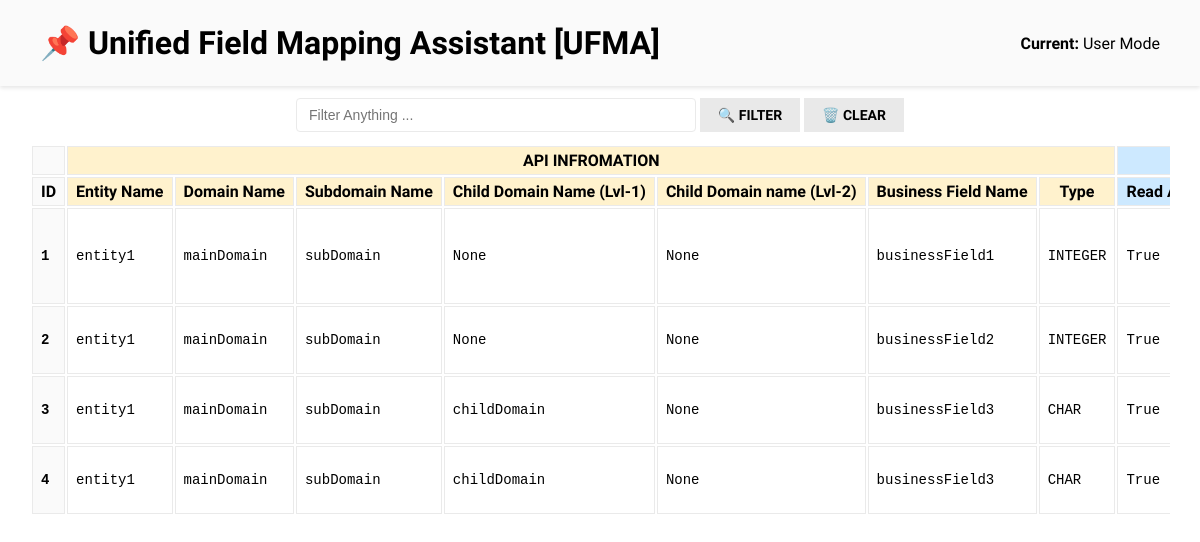
/gui/home, run on the app's committed database.
### tables this page shows
CREATE TABLE apiInformation (
	id INTEGER NOT NULL UNIQUE,
	guiId INTEGER,
	entityName TEXT,
	domainName TEXT,
	subdomainName TEXT,
	childDomainLvl1 TEXT,
	childDomainLvl2 TEXT,
	businessFieldName TEXT,
	datatypeId INTEGER,
	recordStatus INTEGER DEFAULT (1),
	changeDate DATETIME,
	CONSTRAINT apiInformation_pk PRIMARY KEY (id),
	CONSTRAINT apiInformation_dataType_FK FOREIGN KEY (datatypeId) REFERENCES dataType(dataTypId),
	CONSTRAINT apiInformation_guiInformation_FK FOREIGN KEY (guiId) REFERENCES guiInformation(id)
);

CREATE TABLE dataType (
	dataTypId INTEGER PRIMARY KEY AUTOINCREMENT,
	dataTypDesc TEXT
);

### app/gui/views.py (the view)
@bp_gui.route('/', methods=['GET'])
@bp_gui.route('/home', methods=['GET'])
def index():
    return_data_extract = api_func.return_all_mapping_information(return_json_response=False)
    cust_log.log_message(level='info', message='Calling endpoint /gui', call_type='GUI')
    return render_template('index.html', display_data_extract=return_data_extract)

### utilities/DB/data_query.py (called while the page is built)
def fetch_all_rows(database: str, sql_script: str, return_list=True) -> list:
    sql_data: list
    sqlite_connection = sql.connect(database=database)
    if return_list:
        sqlite_connection.row_factory = lambda cursor, row: row[0]
    try:
        sqlite_cursor = sqlite_connection.cursor()
        sqlite_cursor.execute(sql_script)
        sql_data = sqlite_cursor.fetchall()
        return sql_data
    except Exception as err:
        error_code = f"{type(err).__name__}: {str(err)}"
        error_stack_trace = traceback.format_exc()
        print(f"{error_code}\n{error_stack_trace}")
        raise err
    finally:
        sqlite_connection.close()

def fetch_all_rows_for_one_input(database: str, sql_script: str, data_input: str, return_list=True) -> list:
    sqlite_connection = sql.connect(database=database)
    try:
        sqlite_cursor = sqlite_connection.cursor()
        updated_sql_script = sql_script.replace('?searchValue', str(data_input))
        sqlite_cursor.execute(updated_sql_script)
        sql_data = sqlite_cursor.fetchall()
        if return_list:
            return sql_data[0]
        else:
            return sql_data
    except Exception as err:
        error_code = f"{type(err).__name__}: {str(err)}"
        error_stack_trace = traceback.format_exc()
        print(f"{error_code}\n{error_stack_trace}")
        raise err
    finally:
        sqlite_connection.close()

### utilities/LOG/logger.py (called while the page is built)
def log_message(level, message, call_type):
    current_date = datetime.now().strftime("%Y-%m-%d %H:%M:%S")
    function_name = inspect.currentframe().f_back.f_code.co_name
    full_message = f"[{call_type}] {function_name}(): {message}"
    if level == "info":
        logging.info(full_message)
    elif level == "error":
        logging.error(full_message)
    elif level == "debug":
        logging.debug(full_message)
    elif level == "warning":
        logging.warning(full_message)
    else:
        logging.info(full_message)
    with open(config.APP_LOGFILE, 'a', encoding='utf-8') as logfile_obj:
        logfile_obj.write(f"[{current_date}][{level}] - {full_message}\n")

### utilities/OTHER/transformer.py (called while the page is built)
def transform_to_boolean(list_data_input):
    response_list: list = []
    if 0 in list_data_input or 1 in list_data_input:
        for item in list_data_input:
            response_list.append(True if item == 1 else False)
    else:
        raise cError.InvalidData(message='Expecting binary values 0/1')
    return response_list

### app/gui/templates/index.html (shortened to what this page needs)
<!DOCTYPE html>
<html lang="en">
<head>
    <link rel="stylesheet" href="{{ url_for('bp_gui.static', filename='styleSheets/css/main.css') }}">
</head>
<body>
    <section class="nav-container">
        <div class="title">📌 Unified Field Mapping Assistant [UFMA]</div>
        <div class="admin-button"><b>Current:</b> User Mode</div>
    </section>
    <section class="search_container">
        <input type="search" name="search" id="search" placeholder="Filter Anything ..." class="search_input">
        <button type="submit" class="search_button" id="search_button">🔍 FILTER</button>
        <button type="submit" class="clear_button" id="clear_button">🗑️ CLEAR</button>
    </section>
    <section class="content-container">
        <table class="content-table">
            <thead>
                <tr>
                    <th colspan="1" class="no-class" id="sticky-column"></th>
                    <th colspan="7" class="api-class">API INFROMATION</th>
                    <th colspan="3" class="flag-class">FLAGS</th>
                </tr>
                <tr>
                    <th class="no-class" id="sticky-column">ID</th>
                    <th class="api-class">Entity Name</th>
                    <th class="api-class">Domain Name</th>
                    <th class="api-class">Subdomain Name</th>
                    <th class="api-class">Child Domain Name (Lvl-1)</th>
                    <th class="api-class">Child Domain name (Lvl-2)</th>
                    <th class="api-class">Business Field Name</th>
                    <th class="api-class">Type</th>
                    <th class="flag-class">Read API</th>
                </tr>
            </thead>
            <tbody>
                {% for display_item in display_data_extract %}
                <tr>
                    <td class="no-class" id="sticky-column">{{ display_item['guiFieldIdentifier'] }}</td>
                    <td>{{ display_item['apiInformation']['entityName'] }}</td>
                    <td>{{ display_item['apiInformation']['domainName'] }}</td>
                    <td>{{ display_item['apiInformation']['subdomainName'] }}</td>
                    <td>{{ display_item['apiInformation']['childDomainNameLvl1'] }}</td>
                    <td>{{ display_item['apiInformation']['childDomainNameLvl2'] }}</td>
                    <td>{{ display_item['apiInformation']['businessFieldName'] }}</td>
                    <td>{{ display_item['apiInformation']['type'] }}</td>
                    <td>{{ display_item['apiExposureFlags']['readAPI'] }}</td>
                </tr>
                {% endfor %}
            </tbody>
        </table>
    </section>
</body>
</html>

### app/gui/static/styleSheets/css/main.css (style rules this page uses)
* { box-sizing: border-box; margin: 0; padding: 0; }
body { font-family: "Imprima", "Calibri", sans-serif; display: flex; flex-direction: column; align-items: center; }
.content-container { width: 95dvw; overflow-x: scroll; overflow-y: visible; display: flex; align-items: center; margin: 0 40px; }
table.content-table { display: block; white-space: nowrap; padding-bottom: 20px; }
table.content-table tr, table.content-table td, table.content-table th { border: 1px solid #eaeaea; }
table.content-table th, table.content-table td { padding: 4px 8px; text-align: left; }
table.content-table th { text-align: center; position: sticky; top: 0; z-index: 1; font-family: "Imprima", "Calibri", sans-serif; }
table.content-table td { font-family: "Consolas", monospace; font-weight: 500; font-size: 14px; }
table.content-table .no-class { background-color: #f0f0f0; }
table.content-table .api-class { background-color: #fff2cd; }
table.content-table .flag-class { background-color: #cde9ff; }
table.content-table #sticky-column { position: sticky; left: 0; z-index: 2; background-color: #fafafa; font-weight: bold; }
.nav-container { display: flex; justify-content: space-between; align-items: center; gap: 8px; width: 100%; padding: 24px 40px; position: sticky; top: 0; z-index: 2; background-color: #fafafa; box-shadow: 0 2px 4px rgba(0, 0, 0, 0.1019607843); }
.nav-container .title { font-size: 32px; text-transform: capitalize; font-weight: 600; }
.search_container { padding: 12px; }
.search_container #search { background-color: #ffffff; border: 1px solid #eaeaea; border-radius: 4px; padding: 8px 12px; font-size: 14px; width: 400px; font-family: "Consolas", sans-serif; }
.search_container .search_button, .search_container .clear_button { background-color: none; border: none; padding: 8px 12px; cursor: pointer; font-size: 14px; min-width: 100px; border: 1px solid #e9e9e9; background-color: #e9e9e9; color: #000; font-family: inherit; font-weight: 600; }

### data on the page
apiInformation: apiInformation.entityName "entity1", apiInformation.domainName "mainDomain", apiInformation.subdomainName "subDomain", apiInformation.businessFieldName "businessField1"
dataType: apiInformation.type "INTEGER" "INTEGER"
apiInformation: apiInformation.entityName "entity1", apiInformation.domainName "mainDomain", apiInformation.subdomainName "subDomain", apiInformation.businessFieldName "businessField2"
dataType: apiInformation.type "CHAR" "CHAR"

### other printed values
{{ display_item['guiFieldIdentifier'] }} "1" "2" "3" "4"
{{ display_item['apiInformation']['childDomainNameLvl1'] }} "None" "None" "childDomain" "childDomain"
{{ display_item['apiInformation']['childDomainNameLvl2'] }} "None" "None" "None" "None"
{{ display_item['apiExposureFlags']['readAPI'] }} "True" "True" "True" "True"
{{ display_item['apiInformation']['entityName'] }} "entity1" "entity1"
{{ display_item['apiInformation']['domainName'] }} "mainDomain" "mainDomain"
{{ display_item['apiInformation']['subdomainName'] }} "subDomain" "subDomain"
{{ display_item['apiInformation']['businessFieldName'] }} "businessField3" "businessField3"
